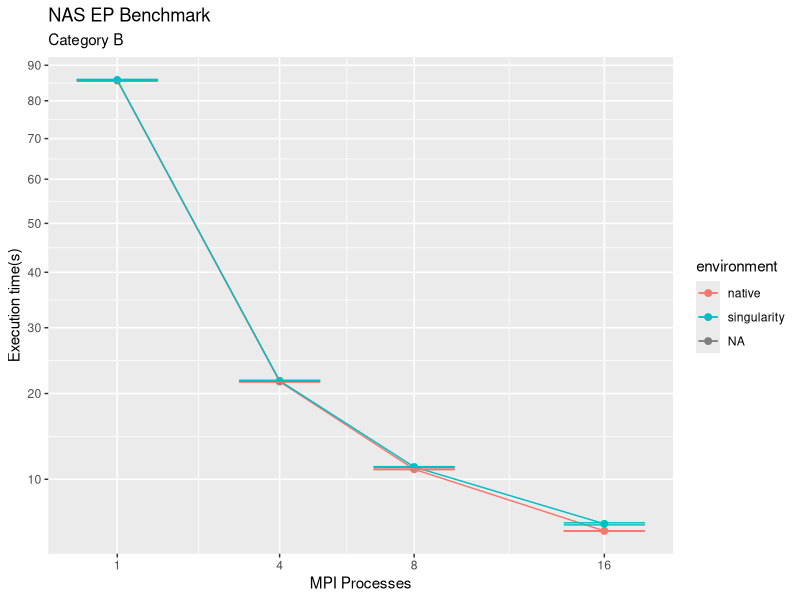

The R source for this figure:
library(tidyverse);

docker_results <- read_csv('./ep-results.csv');
sing_native_results <- read_csv('./ep-sing-native-results.csv');

results <- bind_rows(sing_native_results, docker_results);
results <- results %>%
  mutate(time=time/1000) %>%
  group_by(environment, parallelism) %>%
  summarize(
    samples = n(),
    average = mean(time),
    stdDeviation = sd(time),
    stdError = 2*stdDeviation/sqrt(samples)
  );

g <- ggplot(results, aes(x = parallelism, y = average)) + 
  scale_x_continuous(breaks=c(1, 4, 8, 16), trans='sqrt') + 
  scale_y_continuous(breaks=seq(0, 90, 10), trans='sqrt') +
  geom_point(aes(col=environment), size=2) + 
  geom_line(aes(col=environment), size = 0.5) + 
  geom_errorbar(aes(ymin=average-stdError, ymax=average+stdError, col=environment), width=0.5) +
  ggtitle("NAS EP Benchmark", subtitle = "Category B") +
  xlab("MPI Processes") +
  ylab("Execution time(s)");

plot(g);
